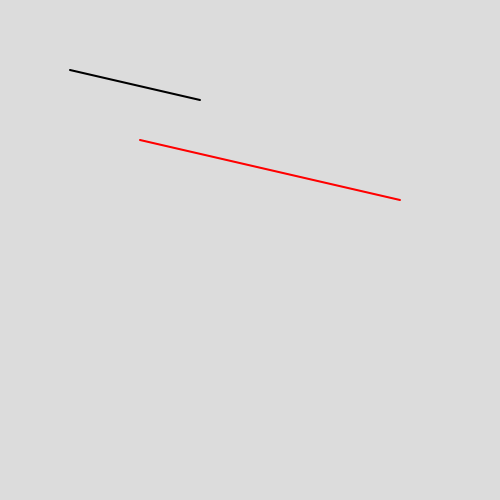
Frame 1 (no input)
Frame 60 (no input): identical to frame 1, image omitted
Frame 120 (the mouse pressed at the canvas centre since frame 60): identical to frame 1, image omitted

The p5.js sketch that drew this single still picture (run headless with seeded random() and noise() and a simulated clock; from frame 60 on, the mouse is pressed at the canvas centre):

// p5.js sketch
// ── sketch.js
function setup() {
  createCanvas(500, 500);
}

function draw() {
  background(220);
  scaling(200,100,70,70);
}

  sx = 2;
  sy = 2;
  s = [
    [sx, 0, 0],
    [0 ,sy, 0],
    [0 , 0, 1],
  ];

function scaling(x1, y1,x2,y2){
  strokeWeight(2);
  stroke('black');
  line(x1,y1,x2,y2);
  a = multiply(x1,y1);
  b = multiply(x2,y2);
  stroke('red');
  line(a[0],a[1],b[0],b[1]);
}

function multiply(x,y){
  p = [
    [x],
    [y],
    [1],
  ];
  product = new Array(p.length);
  for(i = 0; i<s.length; i++){
    product[i] = new Array(1);
    for(j = 0; j<1; j++){
      product[i][j] = 0;
      for(k = 0; k<s[0].length; k++){
        product[i][j] += s[i][k] * p[k];
      }
    }
  }
  
  return product;
}
